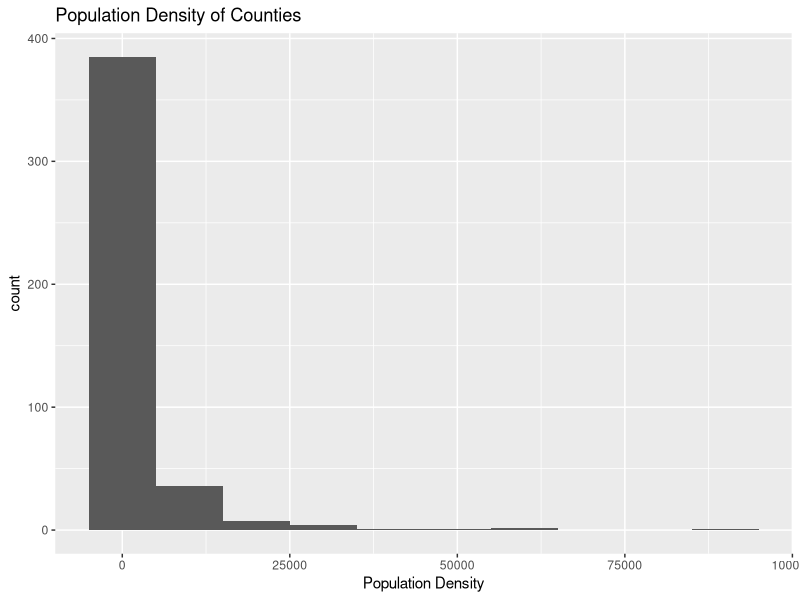
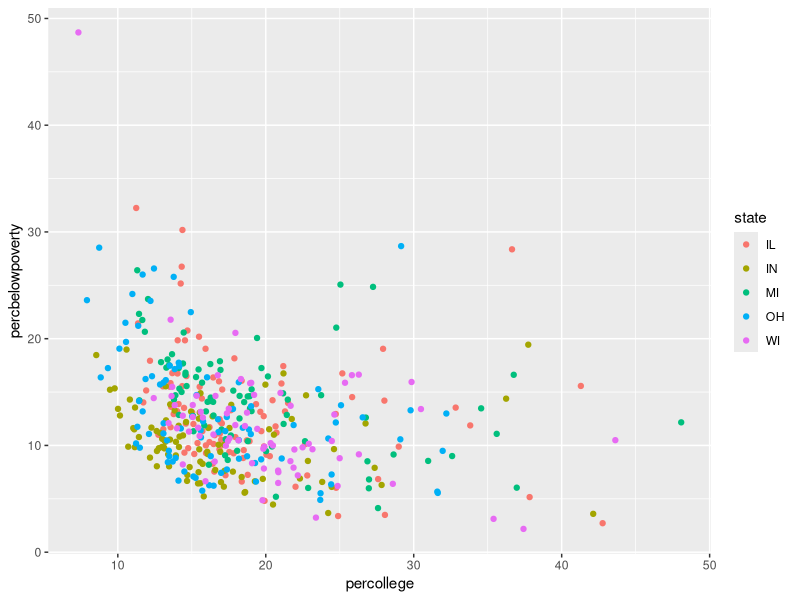

Write R code to recreate these figures, in order.
## ---- chunk 1
#| label: load-packages
#| message: false

library(tidyverse)
library(viridis)
## ---- chunk 2
ggplot(midwest)+
  geom_histogram( aes(popdensity), binwidth = 10000)+
labs(
  x = "Population Density",
  y = "count",
  title = "Population Density of Counties"
)
## ---- chunk 3
ggplot(data = midwest, 
       mapping = aes(x = percollege, y = percbelowpoverty, color = state)) +
  geom_point() 
